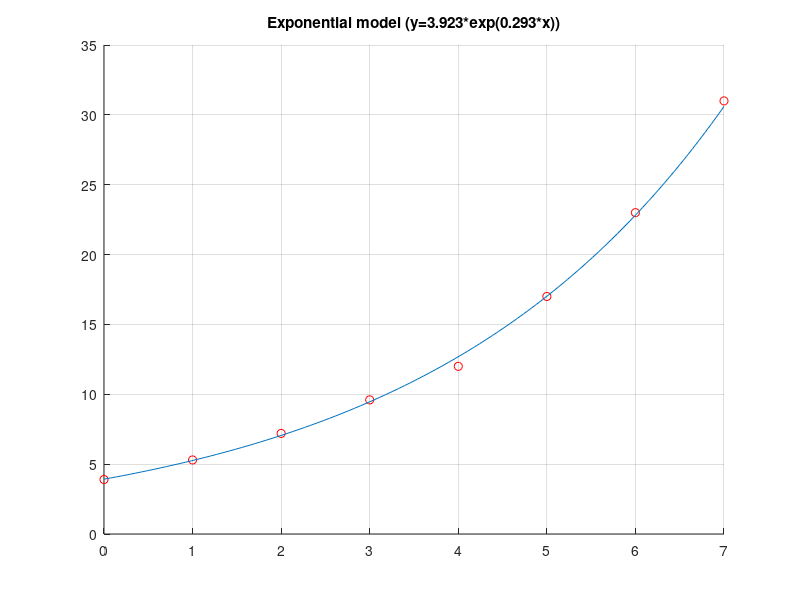
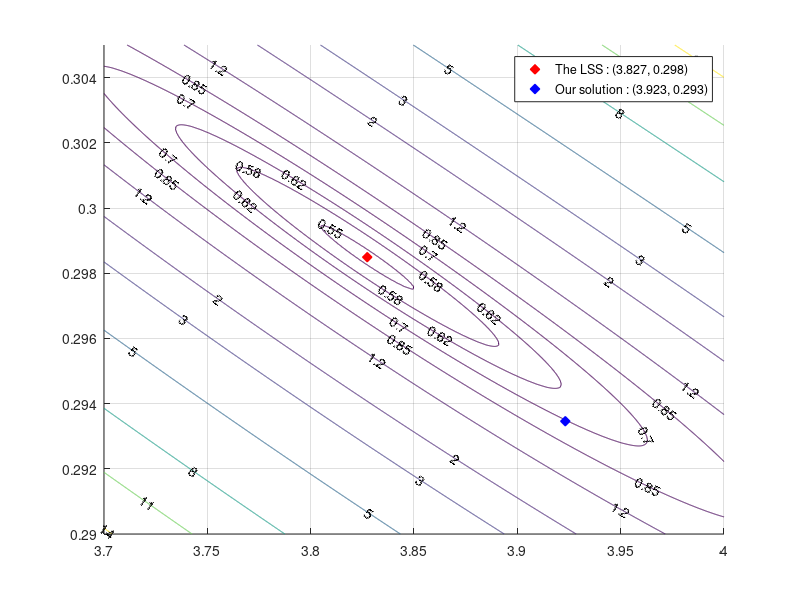

Write MATLAB code to recreate these figures, in order.
x = [0, 1, 2, 3, 4, 5, 6, 7]';
y = [3.9, 5.3, 7.2, 9.6, 12, 17, 23, 31]';

m = length(x);
t = linspace(min(x), max(x));
M = [x, ones(m,1)]; Y = log(y); % Set the least squares problem.
v = M \ Y;                      % Find the least squares solution.
a = exp(v(2)); b = v(1);        % Fitting constants a and b.
figure; hold on;
plot(x, y, 'ro');                   % Plot given data points.
% Plot the fitting curve with a and b.
plot(t, a*exp(b*t), 'color', [0 0.4470 0.7410]);
grid on;
title(sprintf('Exponential model (y=%.3f*exp(%.3f*x))', a, b))
a0=a;
b0=b;

dt = 0.00001;
while 1
    ei = y - a * exp(b * x);
    E = sum(ei.^2);
    gEi = [- 2 * ei .* exp(b * x), - 2 * a * ei .* x .* exp(b * x)];
    gE = sum(gEi);
    
    a = a - dt * gE(1);
    b = b - dt * gE(2);
    
    if sum(abs(gE)) < 1E-10
        break
    end
end

aa = 3.7:0.0001:4.0;
bb = 0.29:0.0001:.305;
[AA, BB] = meshgrid(aa, bb);
EE = zeros(size(AA));
for ii = 1:length(x)
    EE = EE + (y(ii) - AA .* exp(BB * x(ii))).^2; 
end
 
fig = figure; hold on;
contour(AA, BB, EE, [0.55, 0.58, 0.62, 0.7, 0.85, 1.2, 2, 3, [5:3:30]],...
    'ShowText','on'); 
% Plot the fitting curve with a and b.
plot(a, b, 'rd', 'MarkerSize', 7, 'MarkerFaceColor', 'r');
plot(a0, b0, 'bd', 'MarkerSize', 7,'MarkerFaceColor', 'b');
ax = get(gca, 'Children');
legend_str = {'', sprintf('The LSS : (%.3f, %.3f)', a, b), sprintf('Our solution : (%.3f, %.3f)', a0, b0)};
legend(ax(2:-1:1), legend_str(2:3));
grid on;

